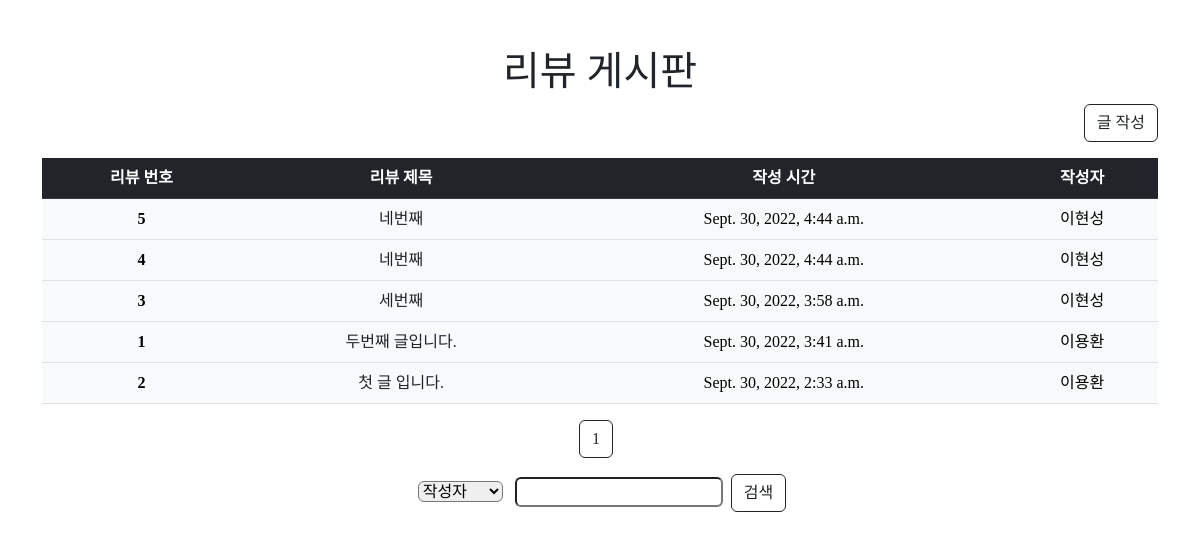
Before: /pairs/index/1 with the older database file.
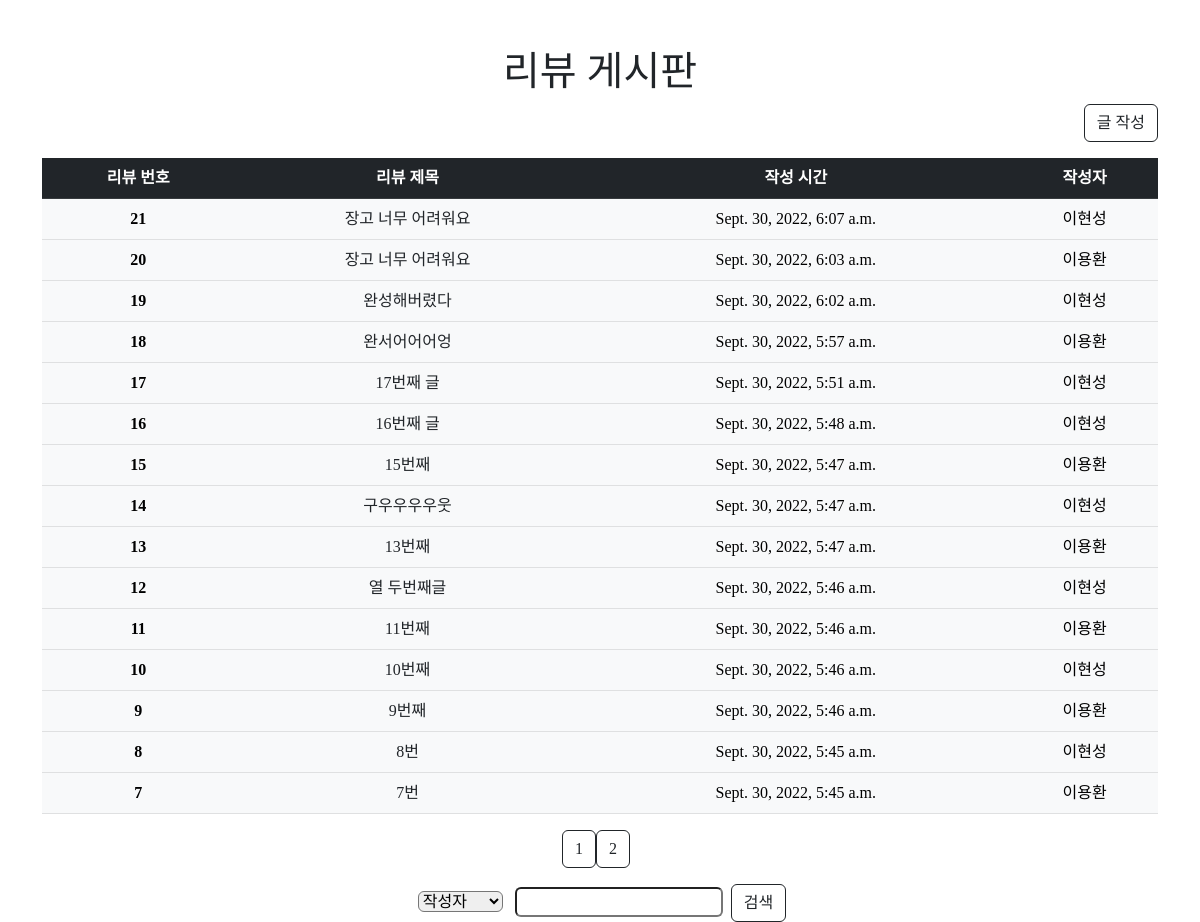
After: the same page with the newer database file.
### pairs/models.py (models this page shows)
class Articles(models.Model):
    title = models.CharField(max_length = 80)
    content = models.TextField()
    created_at = models.DateTimeField(auto_now_add=True)
    updated_at = models.DateTimeField(auto_now=True)
    user_name = models.CharField(max_length = 20)
    password = models.CharField(max_length = 80)

### pairs/views.py (the view)
# urls.py: path('index/<int:num>', views.index, name='index'),
def index(request, num):
    title = Articles.objects.order_by('-updated_at')[(num-1)*15:num*15]
    btn = math.ceil(Articles.objects.all().count()/15)
    result = []
    for i in range(1, btn + 1):
        result.append(i)
    context = {
        'titles':title,
        'numbers':result,
    }
    return render(request, 'pairs/index.html', context)

### pairs/templates/pairs/index.html (shortened to what this page needs)
{% extends 'base.html' %}
{% block content %}
<div class="container mt-5">
  <h1 class="text-center">리뷰 게시판</h1>
  <div class="text-end mb-3">
    <a href="{% url 'pairs:create' %}"><button type="button" class="btn btn-outline-dark">글 작성</button></a>
  </div>
  <table class="table table-hover">
    <thead>
      <tr class="table-dark text-center">
        <th scope="col">리뷰 번호</th>
        <th scope="col">리뷰 제목</th>
        <th scope="col">작성 시간</th>
        <th scope="col">작성자</th>
      </tr>
    </thead>
    <tbody>
      {% for title in titles %}
      <tr class="table-light text-center">
        <th scope="row">{{ title.id }}</th>
        <td><a href="{% url 'pairs:detail' title.pk %}" class="text-decoration-none text-dark">{{ title.title }}</a></td>
        <td>{{ title.updated_at }}</td>
        <td>{{ title.user_name }}</td>
      </tr>
      {% endfor %}
    </tbody>
  </table>
  <div class="text-center">
    <div class="btn-group me-2" role="group" aria-label="First group">
      {% for number in numbers %}
      <a href="{{number}}"><button type="button" class="btn btn-outline-dark">{{ number }}</button></a>
      {% endfor %}
    </div>
  </div>
  <div class="d-flex justify-content-center mt-3">
    <form action="{% url 'pairs:search' 1%}">
      <select class="rounded mx-1" name="search">
        <option value="작성자">작성자</option>
      </select>
      <input class="rounded mx-1" rows="1" name="title">
      <input type="submit" class="btn btn-outline-dark" value="검색">
    </form>
  </div>
</div>
{% endblock %}

Changed rows visible on the page:
no longer on this page (row unchanged): Articles: id "5", title "네번째", updated_at "Sept. 30, 2022, 4:44 a.m.", user_name "이현성"
no longer on this page (row unchanged): Articles: id "4", title "네번째", updated_at "Sept. 30, 2022, 4:44 a.m.", user_name "이현성"
no longer on this page (row unchanged): Articles: id "3", title "세번째", updated_at "Sept. 30, 2022, 3:58 a.m.", user_name "이현성"
removed Articles: id "1", title "두번째 글입니다.", updated_at "Sept. 30, 2022, 3:41 a.m.", user_name "이용환"
no longer on this page (row unchanged): Articles: id "2", title "첫 글 입니다.", updated_at "Sept. 30, 2022, 2:33 a.m.", user_name "이용환"
added Articles: id "21", title "장고 너무 어려워요", updated_at "Sept. 30, 2022, 6:07 a.m.", user_name "이현성"
added Articles: id "20", title "장고 너무 어려워요", updated_at "Sept. 30, 2022, 6:03 a.m.", user_name "이용환"
added Articles: id "19", title "완성해버렸다", updated_at "Sept. 30, 2022, 6:02 a.m.", user_name "이현성"
added Articles: id "18", title "완서어어어엉", updated_at "Sept. 30, 2022, 5:57 a.m.", user_name "이용환"
added Articles: id "17", title "17번째 글", updated_at "Sept. 30, 2022, 5:51 a.m.", user_name "이현성"
added Articles: id "16", title "16번째 글", updated_at "Sept. 30, 2022, 5:48 a.m.", user_name "이현성"
added Articles: id "15", title "15번째", updated_at "Sept. 30, 2022, 5:47 a.m.", user_name "이용환"
added Articles: id "14", title "구우우우우웃", updated_at "Sept. 30, 2022, 5:47 a.m.", user_name "이현성"
added Articles: id "13", title "13번째", updated_at "Sept. 30, 2022, 5:47 a.m.", user_name "이용환"
added Articles: id "12", title "열 두번째글", updated_at "Sept. 30, 2022, 5:46 a.m.", user_name "이현성"
added Articles: id "11", title "11번째", updated_at "Sept. 30, 2022, 5:46 a.m.", user_name "이용환"
added Articles: id "10", title "10번째", updated_at "Sept. 30, 2022, 5:46 a.m.", user_name "이현성"
added Articles: id "9", title "9번째", updated_at "Sept. 30, 2022, 5:46 a.m.", user_name "이용환"
added Articles: id "8", title "8번", updated_at "Sept. 30, 2022, 5:45 a.m.", user_name "이현성"
added Articles: id "7", title "7번", updated_at "Sept. 30, 2022, 5:45 a.m.", user_name "이용환"
Other visible differences:
new list line: "2"
